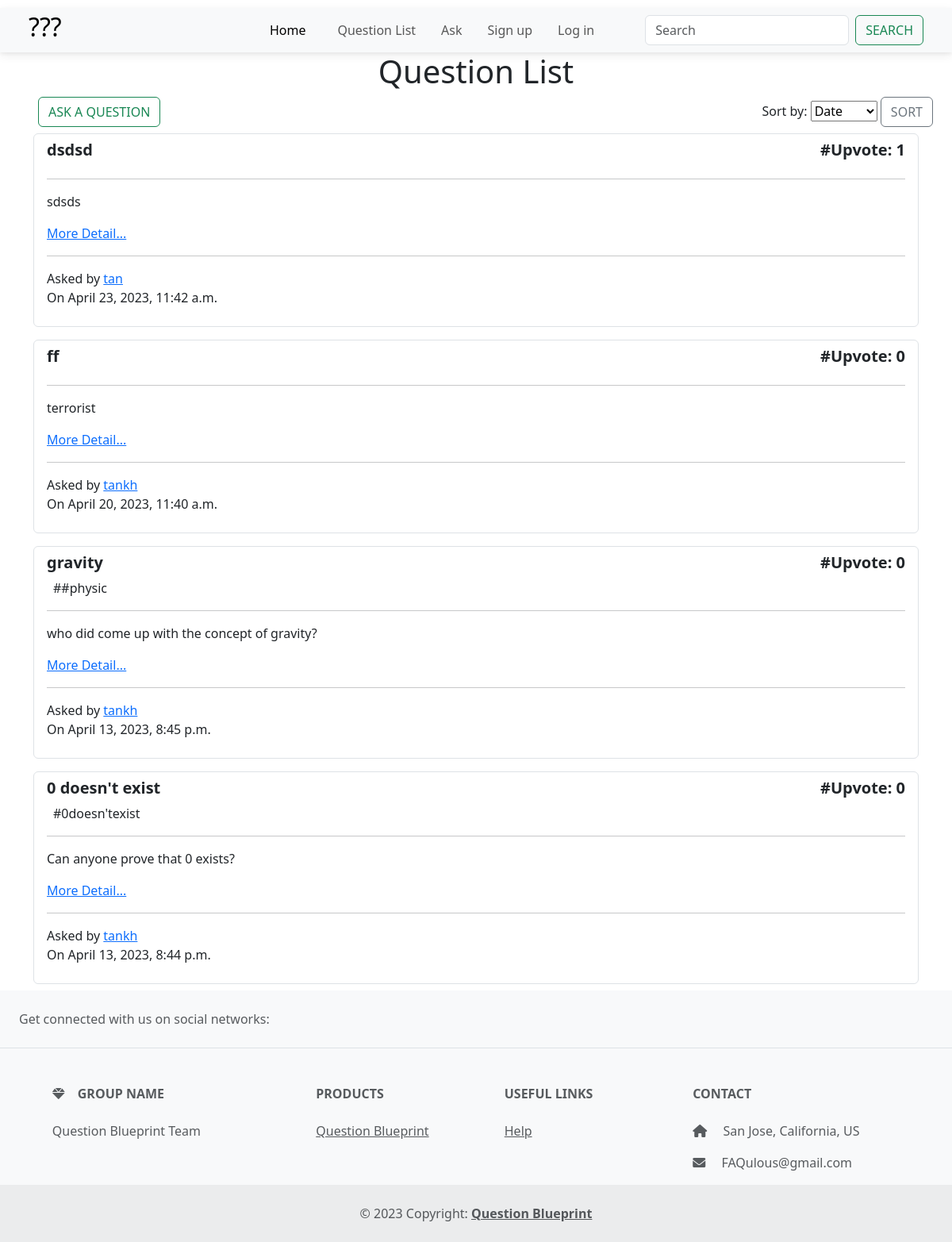
/question/, run on an earlier commit of the app's database.
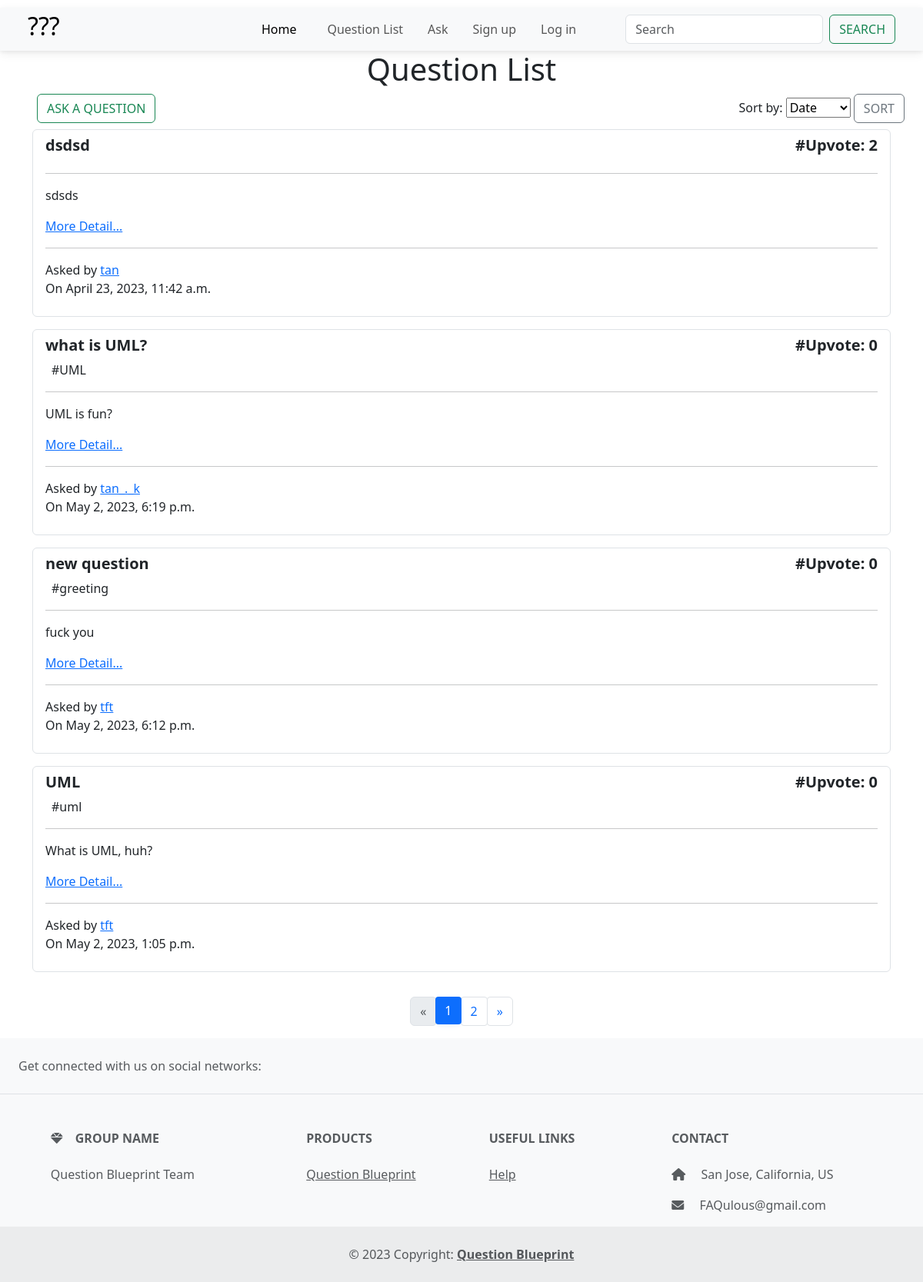
And on a later commit of the database.
### main_app/models.py (models this page shows, shortened)
class Question(models.Model):
    user = models.ForeignKey(User, on_delete=models.CASCADE)
    title = models.CharField(max_length=200, blank=False, null=False)
    content = models.TextField(max_length=20000, blank=False, null=False)
    tag = TaggableManager(blank=True)
    upvote_num = models.IntegerField(default=0)
    created_date = models.DateTimeField(default=timezone.now)

### main_app/views.py (the view)
# urls.py: path('question/', views.QuestionListView.as_view(), name='question_view'),
class QuestionListView(ListView):
    model = Question
    ordering = ['-created_date']
    template_name = 'main_app/question_list.html'
    def get_context_data(self, **kwargs):
        context = super().get_context_data(**kwargs)
        questions = self.model.objects.all()
        sort_by = self.request.GET.get('sort', '-upvote_num')
        if sort_by == 'created_date':
            sorted_questions = questions.order_by('-created_date', '-upvote_num')
        else:
            sorted_questions = questions.order_by('-upvote_num','-created_date')
        paginator = Paginator(sorted_questions,4)  # 3 questions per page
        page_number = self.request.GET.get('page', 1)
        page_obj = paginator.get_page(page_number)
        context['sorted_questions'] = page_obj
        return context

### main_app/templates/main_app/question_list.html (shortened to what this page needs)
{% extends "base_nav.html" %}
{% load crispy_forms_tags %}
{% block content%}
<h1 class="text-center mb-2">Question List</h1>
<div class="d-flex justify-content-between mx-4">
  {% if user.is_authenticated %}
  <a href="{% url 'main_app:question_ask_view' %}" class=" mx-4">
    <button class="btn btn-outline-success  mx-4">Ask a question</button>
  </a>
  {% else %}
  <a href="{% url 'login' %}" class="me-auto mx-4">
    <button class="btn btn-outline-success">Ask a question</button>
  </a>
  {% endif %}
  <form method="GET">
    <label for="sort">Sort by:</label>
    <select id="sort" name="sort">
      <option value="created_date" {% if request.GET.sort == 'created' %}selected{% endif %}>Date</option>
    </select>
    <button class="btn btn-outline-secondary" type="submit">Sort</button>
  </form>
</div>
<div id="question-list">
  {% for question in sorted_questions %}
  <div class="container py-2">
    <div class="list-group">
      <div class="list-group-item list-group-item-action">
        <div class="d-flex justify-content-between">
          <h5 class="fw-bold">{{question.title}}</h5>
          <h5 class="fw-bold">#Upvote: {{question.upvote_num}}</h5>
        </div>
        <div class="d-flex flex-row">
          <div class="d-flex flex-row flex-wrap">
            {% for t in question.tag.all %}
            <div class="p-2 py-0">#{{t}}</div>
            {% endfor %}
          </div>
        </div>
        <hr>
        {% if question.content|wordcount < 15 and question.content|length < 100 %}
        <p class="">{{question.content}}</p>
        {% else %}
        <p>{{question.content|truncatechars:40}}</p>
        {% endif %}
        <a href="{% url 'main_app:question_detail_view' question.id %}">More Detail...</a>
        <hr />
        <span>Asked by <a href="{% url 'profile_view' question.user.username %}">{{question.user}}</a></span>
        <p>On {{question.created_date}}</p>
      </div>
    </div>
  </div>
  {% endfor %}
</div>
{% if sorted_questions.has_other_pages %}
  <ul class="pagination justify-content-center mt-4">
    {% if sorted_questions.has_previous %}
      <li class="page-item">
        <a class="page-link" href="?page={{ sorted_questions.previous_page_number }}">«</a>
      </li>
    {% else %}
      <li class="page-item disabled">
        <span class="page-link">«</span>
      </li>
    {% endif %}
    {% for i in sorted_questions.paginator.page_range %}
      {% if sorted_questions.number == i %}
        <li class="page-item active">
          <span class="page-link">{{ i }} <span class="sr-only">(current)</span></span>
        </li>
      {% else %}
        <li class="page-item">
          <a class="page-link" href="?page={{ i }}">{{ i }}</a>
        </li>
      {% endif %}
    {% endfor %}
    {% if sorted_questions.has_next %}
      <li class="page-item">
        <a class="page-link" href="?page={{ sorted_questions.next_page_number }}">»</a>
      </li>
    {% else %}
      <li class="page-item disabled">
        <span class="page-link">»</span>
      </li>
    {% endif %}
  </ul>
{% endif %}
{% endblock %}

What changed in the data, as far as the page shows it:
no longer on this page (row unchanged): Question: title "ff", upvote_num "0", content "terrorist", user "tankh", created_date "April 20, 2023, 11:40 a.m."
no longer on this page (row unchanged): Question: title "gravity", upvote_num "0", content "who did come up with the concept of gravity?", user "tankh", created_date "April 13, 2023, 8:45 p.m."
no longer on this page (row unchanged): Tag: name "#physic", shown under "gravity"
no longer on this page (row unchanged): Question: title "0 doesn't exist", upvote_num "0", content "Can anyone prove that 0 exists?", user "tankh", created_date "April 13, 2023, 8:44 p.m."
no longer on this page (row unchanged): Tag: name "0doesn'texist", shown under "0 doesn't exist"
changed Question "dsdsd": upvote_num "1" → "2"
added Question: title "what is UML?", upvote_num "0", content "UML is fun?", user "tan_._k", created_date "May 2, 2023, 6:19 p.m."
added Tag: name "UML", shown under "what is UML?"
added Question: title "new question", upvote_num "0", content "fuck you", user "tft", created_date "May 2, 2023, 6:12 p.m."
added Tag: name "greeting", shown under "new question"
added Question: title "UML", upvote_num "0", content "What is UML, huh?", user "tft", created_date "May 2, 2023, 1:05 p.m."
added Tag: name "uml", shown under "UML"
Also different on the page:
new list line: "1"
new list line: "2"
